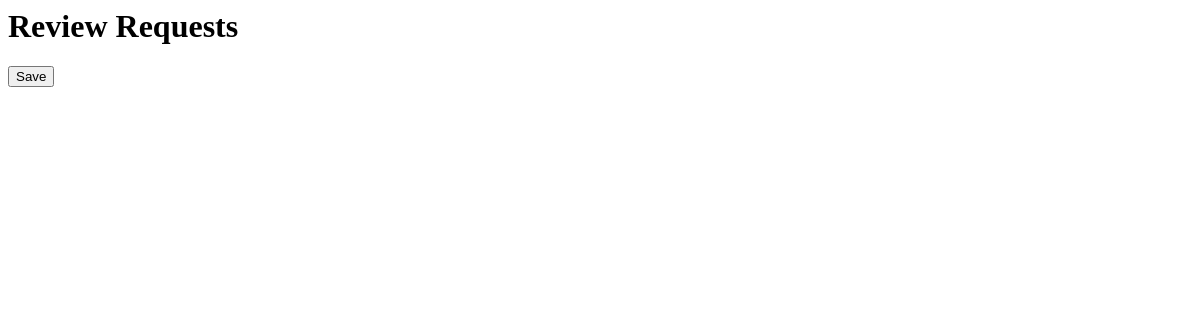
Before: /review/ (signed in) with the older database file.
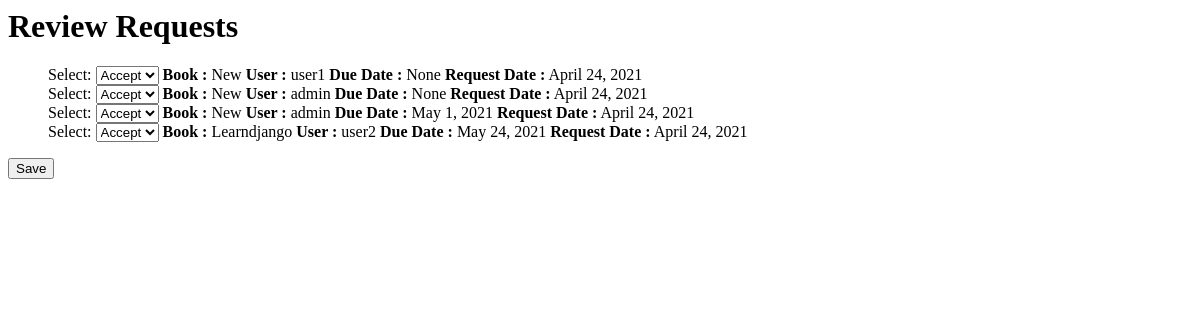
After: the same page with the newer database file.
### main/models.py (models this page shows, shortened)
class Request(models.Model):
    user = models.ForeignKey(User, on_delete = models.CASCADE,related_name = 'request', null = True)
    status = models.CharField(max_length = 20)
    r_date = models.DateField(null = True)
    d_date = models.DateField(null = True)
    book = models.CharField(max_length = 200)

### main/views.py (the view)
# urls.py: path("review/", views.review, name="review"),
def review(response):
	if response.user.is_staff:
		reqs = Request.objects.filter(status = "Pending")
		return render(response, "main/review.html", {"reqs":reqs})
	else:
		return HttpResponseRedirect("/")

### main/templates/main/review.html (shortened to what this page needs)
{% extends "main/base.html" %}
{% block content %}
    <h1>Review Requests</h1>
    <form method="post" action="#">
        <ul>
            {% for request in reqs %}
                <label for="c{{request.id}}">Select:</label>
                <select name="c{{request.id}}" id="c{{request.id}}">
                    <option value="accept">Accept</option>
                </select>
                <b>Book :</b> {{request.book.title}}
                <b>User :</b> {{request.user}}
                <b>Due Date :</b> {{request.d_date}}
                <b>Request Date :</b> {{request.r_date}}
                <br>
            {% endfor %}
        </ul>
        <button type="submit", name="save", value="save">Save</button>
    </form>
{% endblock %}

### main/templates/main/base.html (shortened to what this page needs)
<html>
<head>
</head>
<body>
    <div id="content" name="content">
	{% block content %}
	{% endblock %}
    </div>
</body>
</html>

Changed rows visible on the page:
added Request: id "Accept", book "New", user "user1", d_date "None", r_date "April 24, 2021"
added Request: id "Accept", book "New", user "admin", d_date "None", r_date "April 24, 2021"
added Request: id "Accept", book "New", user "admin", d_date "May 1, 2021", r_date "April 24, 2021"
added Request: id "Accept", book "Learndjango", user "user2", d_date "May 24, 2021", r_date "April 24, 2021"
